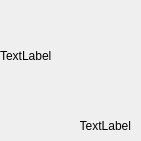
<?xml version="1.0" encoding="UTF-8"?>
<ui version="4.0">
 <class>Item</class>
 <widget class="QWidget" name="Item">
  <property name="geometry">
   <rect>
    <x>0</x>
    <y>0</y>
    <width>141</width>
    <height>141</height>
   </rect>
  </property>
  <property name="windowTitle">
   <string>Form</string>
  </property>
  <widget class="QLabel" name="label">
   <property name="geometry">
    <rect>
     <x>80</x>
     <y>110</y>
     <width>51</width>
     <height>31</height>
    </rect>
   </property>
   <property name="text">
    <string>TextLabel</string>
   </property>
   <property name="alignment">
    <set>Qt::AlignRight|Qt::AlignTrailing|Qt::AlignVCenter</set>
   </property>
  </widget>
  <widget class="QLabel" name="label_2">
   <property name="geometry">
    <rect>
     <x>0</x>
     <y>0</y>
     <width>111</width>
     <height>111</height>
    </rect>
   </property>
   <property name="text">
    <string>TextLabel</string>
   </property>
  </widget>
 </widget>
 <resources/>
 <connections/>
</ui>
